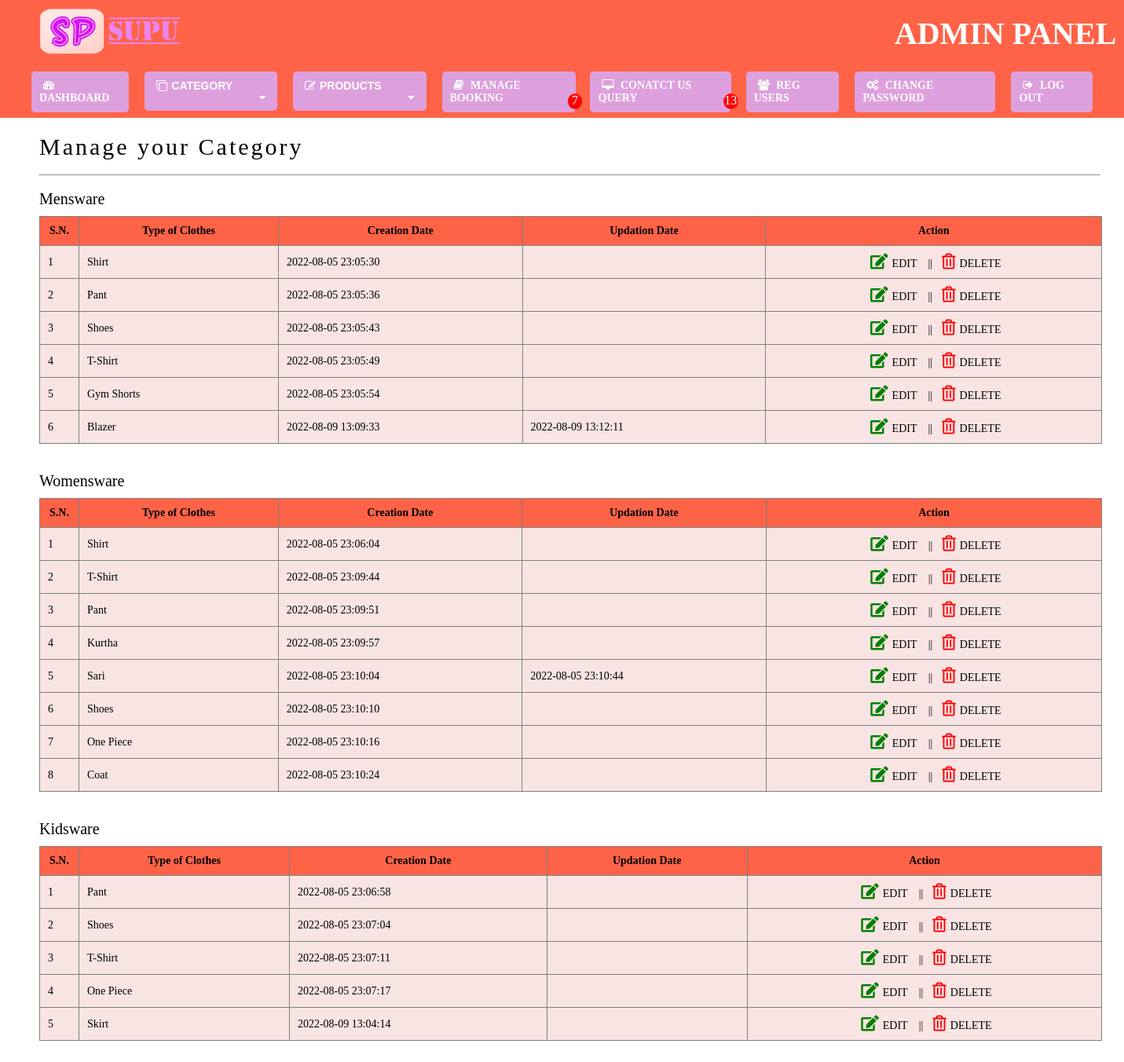
/admin/managecategory.php, run on the app's committed database.
### tables this page shows
CREATE TABLE `tbl_category` (
  `id` int(11) NOT NULL,
  `name` varchar(20) NOT NULL,
  `createdate` timestamp NULL DEFAULT current_timestamp(),
  `updatedate` timestamp NULL DEFAULT NULL ON UPDATE current_timestamp(),
  `category` varchar(255) DEFAULT NULL
);

### admin/managecategory.php (the view, shortened to what this page needs)
<!DOCTYPE html>
<head>
    <link rel="stylesheet" href="css/table.css">
    <link rel="stylesheet" href="https://cdnjs.cloudflare.com/ajax/libs/font-awesome/5.15.3/css/all.min.css">
</head>
<body>
    <?php
    include 'includes/header.php';
    ?>
    <div class="container">
        <div class="title">Manage your Category</div><br>
        <hr><br>
        <div class="category">Mensware</div>
        <table width="98%">
            <tr>
                <th style="width: 50px;">S.N.</th>
                <th>Type of Clothes</th>
                <th>Creation Date</th>
                <th>Updation Date</th>
                <th>Action</th>
            </tr>
            <?php
            $sql = "SELECT * FROM `tbl_category` WHERE category='mensware'";
            $result = mysqli_query($conn, $sql);
            $count=1;
            if (mysqli_num_rows($result) > 0) {
                while ($value = mysqli_fetch_assoc($result)) {
            ?>
            <tr>
                <td><?php echo htmlentities($count); ?></td>
                <td><?php echo $value['name']; ?></td>
                <td><?php echo $value['createdate']; ?></td>
                <td><?php echo $value['updatedate']; ?></td>
                <td style="text-align: center;"><span><a href="editcategory.php?id=<?php echo $value['id']; ?>&category=<?php echo $value['category'];?>">
                <i class='fas fa-edit' style='font-size:20px;color:green'></i>EDIT</a></span>&nbsp;&nbsp;&nbsp;&nbsp;||&nbsp;
                <span><a href="deletecategory.php?id=<?php echo  $value['id']; ?>&category=<?php echo $value['category'];?>" onclick="confirmDelete()">
                <i class='far fa-trash-alt' style='font-size:20px;color:red'></i>DELETE</a></span>
                </td>
                <?php
                $count=$count+1; }
            }
            ?>
            </tr>
        </table>
        <br><br>
        <div class="category">Womensware</div>
        <table width="98%">
            <tr>
                <th style="width: 50px;">S.N.</th>
                <th>Type of Clothes</th>
                <th>Creation Date</th>
                <th>Updation Date</th>
                <th>Action</th>
            </tr>
            <?php
            $sql = "SELECT * FROM `tbl_category` WHERE category='womensware'";
            $result = mysqli_query($conn, $sql);
            $count=1;
            if (mysqli_num_rows($result) > 0) {
                while ($value = mysqli_fetch_assoc($result)) {
            ?>
            <tr>
                <td><?php echo htmlentities($count); ?></td>
                <td><?php echo $value['name']; ?></td>
                <td><?php echo $value['createdate']; ?></td>
                <td><?php echo $value['updatedate']; ?></td>
                <td style="text-align: center;"><span><a href="editcategory.php?id=<?php echo $value['id']; ?>&category=<?php echo $value['category'];?>">
                <i class='fas fa-edit' style='font-size:20px;color:green'></i>EDIT</a></span>&nbsp;&nbsp;&nbsp;&nbsp;||&nbsp;
                <span><a href="deletecategory.php?id=<?php echo  $value['id']; ?>&category=<?php echo $value['category'];?>" onclick="confirmDelete()">
                <i class='far fa-trash-alt' style='font-size:20px;color:red'></i>DELETE</a></span>
                </td>
                <?php
                $count=$count+1; }
            }
            ?>
            </tr>
        </table>
        <br><br>
        <div class="category">Kidsware</div>
        <table width="98%">
            <tr>
                <th style="width: 50px;">S.N.</th>
                <th>Type of Clothes</th>
                <th>Creation Date</th>
                <th>Updation Date</th>
                <th>Action</th>
            </tr>
            <?php
            $sql = "SELECT * FROM `tbl_category` WHERE category='kidsware'";
            $result = mysqli_query($conn, $sql);
            $count=1;
            if (mysqli_num_rows($result) > 0) {
                while ($value = mysqli_fetch_assoc($result)) {
            ?>
            <tr>
                <td><?php echo htmlentities($count); ?></td>
                <td><?php echo $value['name']; ?></td>
                <td><?php echo $value['createdate']; ?></td>
                <td><?php echo $value['updatedate']; ?></td>
                <td style="text-align: center;"><span><a href="editcategory.php?id=<?php echo $value['id']; ?>&category=<?php echo $value['category'];?>">
                <i class='fas fa-edit' style='font-size:20px;color:green'></i>EDIT</a></span>&nbsp;&nbsp;&nbsp;&nbsp;||&nbsp;
                <span><a href="deletecategory.php?id=<?php echo  $value['id']; ?>&category=<?php echo $value['category'];?>" onclick="confirmDelete()">
                <i class='far fa-trash-alt' style='font-size:20px;color:red'></i>DELETE</a></span>
                </td>
                <?php
                $count=$count+1; }
            }
            ?>
            </tr>
        </table>
    </div>
</body>
</html>

### admin/css/table.css (style rules this page uses)
* { box-sizing: border-box; margin: 0; padding: 0; }
.container { margin-left: 50px; padding-top: 20px; margin-bottom: 30px; }
hr { margin-right: 30px; }
.title { letter-spacing: 3px; font-size: 30px; }
.category { font-size: 20px; margin-bottom: 10px; }
table { table-layout: auto; border-collapse: collapse; width: "98%"; }
td, th { padding: 10px; font-size: 14px; }
th { background-color: tomato; border: solid 0.5px grey; }
td { padding: 10px; background-color: #f9e4e4; border: solid 0.5px grey; }
td a { text-decoration: none; color: black; }

### admin/css/header.css (style rules this page uses)
* { margin: 0; padding: 0; box-sizing: border-box; }
i { padding: 0px 5px; }

### data on the page
tbl_category: name "Shirt", createdate "2022-08-05 23:05:30"
tbl_category: name "Pant", createdate "2022-08-05 23:05:36"
tbl_category: name "Shoes", createdate "2022-08-05 23:05:43"
tbl_category: name "T-Shirt", createdate "2022-08-05 23:05:49"
tbl_category: name "Gym Shorts", createdate "2022-08-05 23:05:54"
tbl_category: name "Blazer", createdate "2022-08-09 13:09:33", updatedate "2022-08-09 13:12:11"
tbl_category: name "Shirt", createdate "2022-08-05 23:06:04"
tbl_category: name "T-Shirt", createdate "2022-08-05 23:09:44"
tbl_category: name "Pant", createdate "2022-08-05 23:09:51"
tbl_category: name "Kurtha", createdate "2022-08-05 23:09:57"
tbl_category: name "Sari", createdate "2022-08-05 23:10:04", updatedate "2022-08-05 23:10:44"
tbl_category: name "Shoes", createdate "2022-08-05 23:10:10"
tbl_category: name "One Piece", createdate "2022-08-05 23:10:16"
tbl_category: name "Coat", createdate "2022-08-05 23:10:24"
tbl_category: name "Pant", createdate "2022-08-05 23:06:58"
tbl_category: name "Shoes", createdate "2022-08-05 23:07:04"
tbl_category: name "T-Shirt", createdate "2022-08-05 23:07:11"
tbl_category: name "One Piece", createdate "2022-08-05 23:07:17"
tbl_category: name "Skirt", createdate "2022-08-09 13:04:14"

### other printed values
$data['total'] "7"
$data['total'] "13"
